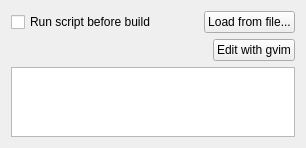
             <widget class="QWidget" name="page_2">
              <property name="geometry">
               <rect>
                <x>0</x>
                <y>0</y>
                <width>306</width>
                <height>137</height>
               </rect>
              </property>
              <attribute name="label">
               <string>PreBuild script</string>
              </attribute>
              <layout class="QVBoxLayout">
               <item>
                <layout class="QHBoxLayout">
                 <item>
                  <widget class="QCheckBox" name="runPreBuildScriptCheckBox">
                   <property name="text">
                    <string>Run script before build</string>
                   </property>
                  </widget>
                 </item>
                 <item>
                  <spacer>
                   <property name="orientation">
                    <enum>Qt::Horizontal</enum>
                   </property>
                   <property name="sizeHint" stdset="0">
                    <size>
                     <width>40</width>
                     <height>20</height>
                    </size>
                   </property>
                  </spacer>
                 </item>
                 <item>
                  <widget class="QPushButton" name="loadPreBuildScriptFromFileButton">
                   <property name="text">
                    <string>Load from file...</string>
                   </property>
                   <property name="icon">
                    <iconset>
                     <normaloff>../../../../usr/share/icons/crystalsvg/32x32/actions/fileopen.png</normaloff>../../../../usr/share/icons/crystalsvg/32x32/actions/fileopen.png</iconset>
                   </property>
                  </widget>
                 </item>
                </layout>
               </item>
               <item>
                <layout class="QHBoxLayout">
                 <item>
                  <spacer>
                   <property name="orientation">
                    <enum>Qt::Horizontal</enum>
                   </property>
                   <property name="sizeHint" stdset="0">
                    <size>
                     <width>321</width>
                     <height>20</height>
                    </size>
                   </property>
                  </spacer>
                 </item>
                 <item>
                  <widget class="QPushButton" name="editPreBuildWithGvimButton">
                   <property name="text">
                    <string>Edit with gvim</string>
                   </property>
                   <property name="icon">
                    <iconset>
                     <normaloff>../../../../usr/share/icons/crystalsvg/32x32/apps/gvim.png</normaloff>../../../../usr/share/icons/crystalsvg/32x32/apps/gvim.png</iconset>
                   </property>
                  </widget>
                 </item>
                </layout>
               </item>
               <item>
                <widget class="QTextEdit" name="preBuildScriptTextEdit"/>
               </item>
              </layout>
             </widget>
